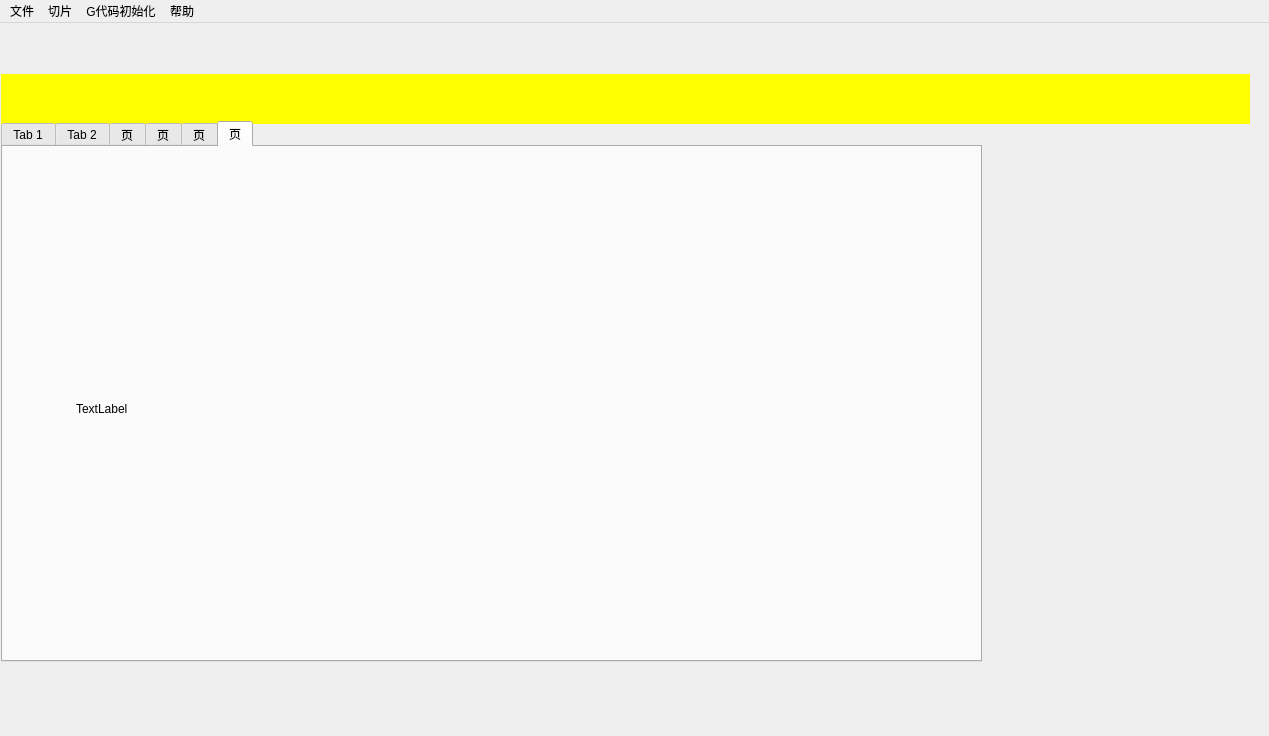
<?xml version="1.0" encoding="UTF-8"?>
<ui version="4.0">
 <class>MainWindow</class>
 <widget class="QMainWindow" name="MainWindow">
  <property name="geometry">
   <rect>
    <x>0</x>
    <y>0</y>
    <width>1269</width>
    <height>736</height>
   </rect>
  </property>
  <property name="minimumSize">
   <size>
    <width>0</width>
    <height>0</height>
   </size>
  </property>
  <property name="maximumSize">
   <size>
    <width>1491</width>
    <height>960</height>
   </size>
  </property>
  <property name="baseSize">
   <size>
    <width>1269</width>
    <height>764</height>
   </size>
  </property>
  <property name="windowTitle">
   <string>LotMaxx</string>
  </property>
  <widget class="QWidget" name="centralWidget">
   <widget class="QWidget" name="Chuankou" native="true">
    <property name="geometry">
     <rect>
      <x>420</x>
      <y>170</y>
      <width>531</width>
      <height>311</height>
     </rect>
    </property>
    <widget class="QWidget" name="layoutWidget">
     <property name="geometry">
      <rect>
       <x>10</x>
       <y>10</y>
       <width>520</width>
       <height>506</height>
      </rect>
     </property>
     <layout class="QHBoxLayout" name="horizontalLayout_7">
      <item>
       <layout class="QVBoxLayout" name="verticalLayout">
        <item>
         <widget class="QLabel" name="label_5">
          <property name="text">
           <string>接收窗口</string>
          </property>
         </widget>
        </item>
        <item>
         <widget class="QTextEdit" name="textEdit"/>
        </item>
        <item>
         <widget class="QLabel" name="label_6">
          <property name="text">
           <string>发送窗口</string>
          </property>
         </widget>
        </item>
        <item>
         <widget class="QTextEdit" name="textEdit_2"/>
        </item>
        <item>
         <layout class="QHBoxLayout" name="horizontalLayout">
          <item>
           <widget class="QPushButton" name="clearButton">
            <property name="text">
             <string>清空接收</string>
            </property>
           </widget>
          </item>
          <item>
           <widget class="QPushButton" name="sendButton">
            <property name="text">
             <string>发送数据</string>
            </property>
           </widget>
          </item>
         </layout>
        </item>
       </layout>
      </item>
      <item>
       <layout class="QVBoxLayout" name="verticalLayout_2">
        <item>
         <layout class="QVBoxLayout" name="verticalLayout_3">
          <item>
           <widget class="QLabel" name="label_8">
            <property name="text">
             <string/>
            </property>
           </widget>
          </item>
          <item>
           <widget class="QLabel" name="label_7">
            <property name="text">
             <string>端口号：</string>
            </property>
           </widget>
          </item>
          <item>
           <widget class="QComboBox" name="PortBox"/>
          </item>
          <item>
           <layout class="QHBoxLayout" name="horizontalLayout_3">
            <item>
             <widget class="QLabel" name="label_9">
              <property name="text">
               <string>波特率：</string>
              </property>
             </widget>
            </item>
            <item>
             <layout class="QHBoxLayout" name="horizontalLayout_2"/>
            </item>
           </layout>
          </item>
          <item>
           <layout class="QHBoxLayout" name="horizontalLayout_4">
            <item>
             <widget class="QComboBox" name="BaudBox">
              <item>
               <property name="text">
                <string>1200</string>
               </property>
              </item>
              <item>
               <property name="text">
                <string>2400</string>
               </property>
              </item>
              <item>
               <property name="text">
                <string>4800</string>
               </property>
              </item>
              <item>
               <property name="text">
                <string>9600</string>
               </property>
              </item>
              <item>
               <property name="text">
                <string>19200</string>
               </property>
              </item>
              <item>
               <property name="text">
                <string>115200</string>
               </property>
              </item>
             </widget>
            </item>
           </layout>
          </item>
          <item>
           <widget class="QLabel" name="label_10">
            <property name="text">
             <string>数据位：</string>
            </property>
           </widget>
          </item>
          <item>
           <widget class="QComboBox" name="BitNumBox">
            <item>
             <property name="text">
              <string>8</string>
             </property>
            </item>
           </widget>
          </item>
          <item>
           <layout class="QHBoxLayout" name="horizontalLayout_5">
            <item>
             <widget class="QLabel" name="label_11">
              <property name="text">
               <string>校验位：</string>
              </property>
             </widget>
            </item>
           </layout>
          </item>
          <item>
           <widget class="QComboBox" name="ParityBox">
            <item>
             <property name="text">
              <string>0</string>
             </property>
            </item>
           </widget>
          </item>
          <item>
           <layout class="QHBoxLayout" name="horizontalLayout_6">
            <item>
             <widget class="QLabel" name="label_12">
              <property name="text">
               <string>停止位：</string>
              </property>
             </widget>
            </item>
           </layout>
          </item>
         </layout>
        </item>
        <item>
         <widget class="QComboBox" name="StopBox">
          <item>
           <property name="text">
            <string>1</string>
           </property>
          </item>
          <item>
           <property name="text">
            <string>2</string>
           </property>
          </item>
         </widget>
        </item>
        <item>
         <spacer name="verticalSpacer">
          <property name="orientation">
           <enum>Qt::Vertical</enum>
          </property>
          <property name="sizeHint" stdset="0">
           <size>
            <width>20</width>
            <height>68</height>
           </size>
          </property>
         </spacer>
        </item>
        <item>
         <widget class="QPushButton" name="openButton">
          <property name="text">
           <string>打开串口</string>
          </property>
         </widget>
        </item>
       </layout>
      </item>
     </layout>
    </widget>
   </widget>
   <widget class="TitleBar" name="widget_6" native="true">
    <property name="geometry">
     <rect>
      <x>1</x>
      <y>51</y>
      <width>1249</width>
      <height>50</height>
     </rect>
    </property>
    <property name="minimumSize">
     <size>
      <width>0</width>
      <height>50</height>
     </size>
    </property>
    <property name="maximumSize">
     <size>
      <width>16777215</width>
      <height>50</height>
     </size>
    </property>
    <property name="baseSize">
     <size>
      <width>0</width>
      <height>80</height>
     </size>
    </property>
    <property name="styleSheet">
     <string notr="true">background-color: #FFFF01;</string>
    </property>
   </widget>
   <widget class="QTabWidget" name="tabWidget">
    <property name="geometry">
     <rect>
      <x>1</x>
      <y>98</y>
      <width>981</width>
      <height>541</height>
     </rect>
    </property>
    <property name="baseSize">
     <size>
      <width>50</width>
      <height>50</height>
     </size>
    </property>
    <property name="tabPosition">
     <enum>QTabWidget::North</enum>
    </property>
    <property name="currentIndex">
     <number>5</number>
    </property>
    <property name="iconSize">
     <size>
      <width>30</width>
      <height>30</height>
     </size>
    </property>
    <widget class="QWidget" name="widget">
     <attribute name="title">
      <string>Tab 1</string>
     </attribute>
     <widget class="QLabel" name="label1">
      <property name="geometry">
       <rect>
        <x>340</x>
        <y>20</y>
        <width>301</width>
        <height>251</height>
       </rect>
      </property>
      <property name="frameShape">
       <enum>QFrame::Box</enum>
      </property>
      <property name="text">
       <string/>
      </property>
     </widget>
     <widget class="QLabel" name="label2">
      <property name="geometry">
       <rect>
        <x>9</x>
        <y>23</y>
        <width>291</width>
        <height>241</height>
       </rect>
      </property>
      <property name="frameShape">
       <enum>QFrame::Box</enum>
      </property>
      <property name="text">
       <string/>
      </property>
     </widget>
     <widget class="QLabel" name="label">
      <property name="geometry">
       <rect>
        <x>9</x>
        <y>288</y>
        <width>52</width>
        <height>16</height>
       </rect>
      </property>
      <property name="font">
       <font>
        <weight>75</weight>
        <bold>true</bold>
       </font>
      </property>
      <property name="text">
       <string>原始图像</string>
      </property>
      <property name="alignment">
       <set>Qt::AlignCenter</set>
      </property>
     </widget>
     <widget class="QLabel" name="label_2">
      <property name="geometry">
       <rect>
        <x>9</x>
        <y>9</y>
        <width>52</width>
        <height>16</height>
       </rect>
      </property>
      <property name="font">
       <font>
        <weight>75</weight>
        <bold>true</bold>
       </font>
      </property>
      <property name="text">
       <string>目标图像</string>
      </property>
      <property name="alignment">
       <set>Qt::AlignCenter</set>
      </property>
     </widget>
     <widget class="QPushButton" name="pushButton_3">
      <property name="geometry">
       <rect>
        <x>9</x>
        <y>427</y>
        <width>75</width>
        <height>23</height>
       </rect>
      </property>
      <property name="text">
       <string>11111</string>
      </property>
     </widget>
    </widget>
    <widget class="QWidget" name="widget_2">
     <property name="enabled">
      <bool>true</bool>
     </property>
     <attribute name="title">
      <string>Tab 2</string>
     </attribute>
     <widget class="QGraphicsView" name="graphicsView">
      <property name="geometry">
       <rect>
        <x>30</x>
        <y>20</y>
        <width>300</width>
        <height>300</height>
       </rect>
      </property>
     </widget>
     <widget class="QLabel" name="label_4">
      <property name="geometry">
       <rect>
        <x>390</x>
        <y>20</y>
        <width>300</width>
        <height>300</height>
       </rect>
      </property>
      <property name="text">
       <string>TextLabel</string>
      </property>
     </widget>
     <widget class="QPushButton" name="pushButton_2">
      <property name="geometry">
       <rect>
        <x>104</x>
        <y>382</y>
        <width>231</width>
        <height>71</height>
       </rect>
      </property>
      <property name="text">
       <string>绘制</string>
      </property>
     </widget>
    </widget>
    <widget class="QWidget" name="tab_3">
     <attribute name="title">
      <string>页</string>
     </attribute>
     <widget class="QWidget" name="widget_3" native="true">
      <property name="geometry">
       <rect>
        <x>9</x>
        <y>9</y>
        <width>721</width>
        <height>541</height>
       </rect>
      </property>
     </widget>
    </widget>
    <widget class="QWidget" name="tab">
     <attribute name="title">
      <string>页</string>
     </attribute>
     <widget class="QWidget" name="widget_4" native="true">
      <property name="geometry">
       <rect>
        <x>-1</x>
        <y>-1</y>
        <width>1261</width>
        <height>561</height>
       </rect>
      </property>
     </widget>
    </widget>
    <widget class="QWidget" name="tab_2">
     <attribute name="title">
      <string>页</string>
     </attribute>
     <widget class="QWidget" name="widget_5" native="true">
      <property name="geometry">
       <rect>
        <x>-1</x>
        <y>-1</y>
        <width>1341</width>
        <height>641</height>
       </rect>
      </property>
      <widget class="QScrollArea" name="scrollArea">
       <property name="geometry">
        <rect>
         <x>10</x>
         <y>20</y>
         <width>401</width>
         <height>521</height>
        </rect>
       </property>
       <property name="sizePolicy">
        <sizepolicy hsizetype="Fixed" vsizetype="Expanding">
         <horstretch>0</horstretch>
         <verstretch>0</verstretch>
        </sizepolicy>
       </property>
       <property name="minimumSize">
        <size>
         <width>350</width>
         <height>0</height>
        </size>
       </property>
       <property name="widgetResizable">
        <bool>true</bool>
       </property>
       <widget class="QWidget" name="scrollAreaWidgetContents">
        <property name="geometry">
         <rect>
          <x>0</x>
          <y>0</y>
          <width>399</width>
          <height>519</height>
         </rect>
        </property>
       </widget>
      </widget>
     </widget>
    </widget>
    <widget class="QWidget" name="tab_4">
     <attribute name="title">
      <string>页</string>
     </attribute>
     <widget class="QLabel" name="label_3">
      <property name="geometry">
       <rect>
        <x>73</x>
        <y>51</y>
        <width>631</width>
        <height>421</height>
       </rect>
      </property>
      <property name="text">
       <string>TextLabel</string>
      </property>
     </widget>
    </widget>
   </widget>
  </widget>
  <widget class="QMenuBar" name="menuBar">
   <property name="geometry">
    <rect>
     <x>0</x>
     <y>0</y>
     <width>1269</width>
     <height>23</height>
    </rect>
   </property>
   <widget class="QMenu" name="menu">
    <property name="title">
     <string>文件</string>
    </property>
    <addaction name="openLenaJpg"/>
    <addaction name="openCustomeFile"/>
    <addaction name="restoreFile"/>
    <addaction name="Clear"/>
    <addaction name="exitSystem"/>
   </widget>
   <widget class="QMenu" name="menu_2">
    <property name="title">
     <string>帮助</string>
    </property>
    <addaction name="copyright"/>
    <addaction name="about"/>
   </widget>
   <widget class="QMenu" name="menu_3">
    <property name="title">
     <string>切片</string>
    </property>
    <addaction name="GcodeImg"/>
   </widget>
   <widget class="QMenu" name="GcodeInitial">
    <property name="title">
     <string>G代码初始化</string>
    </property>
    <addaction name="GcodePre"/>
    <addaction name="GcodePram"/>
   </widget>
   <addaction name="menu"/>
   <addaction name="menu_3"/>
   <addaction name="GcodeInitial"/>
   <addaction name="menu_2"/>
  </widget>
  <action name="openLenaJpg">
   <property name="text">
    <string>打开测试文件（lena.jpg)</string>
   </property>
  </action>
  <action name="openCustomeFile">
   <property name="text">
    <string>打开自定义文件</string>
   </property>
  </action>
  <action name="restoreFile">
   <property name="text">
    <string>还原</string>
   </property>
  </action>
  <action name="exitSystem">
   <property name="text">
    <string>退出</string>
   </property>
  </action>
  <action name="copyright">
   <property name="text">
    <string>版权</string>
   </property>
  </action>
  <action name="about">
   <property name="text">
    <string>关于</string>
   </property>
  </action>
  <action name="Clear">
   <property name="text">
    <string>清除</string>
   </property>
  </action>
  <action name="GcodePre">
   <property name="text">
    <string>打印前预处理</string>
   </property>
  </action>
  <action name="GcodePram">
   <property name="text">
    <string>打印参数设置</string>
   </property>
  </action>
  <action name="GcodeImg">
   <property name="text">
    <string>一键切片</string>
   </property>
  </action>
 </widget>
 <layoutdefault spacing="6" margin="11"/>
 <customwidgets>
  <customwidget>
   <class>TitleBar</class>
   <extends>QWidget</extends>
   <header location="global">TitleBar.h</header>
   <container>1</container>
  </customwidget>
 </customwidgets>
 <resources/>
 <connections/>
</ui>
